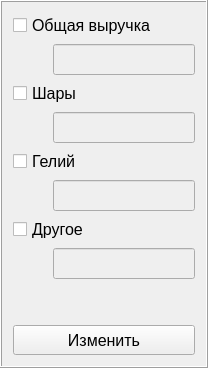
              <widget class="QFrame" name="frame_3">
               <property name="minimumSize">
                <size>
                 <width>191</width>
                 <height>311</height>
                </size>
               </property>
               <property name="frameShape">
                <enum>QFrame::Box</enum>
               </property>
               <property name="frameShadow">
                <enum>QFrame::Raised</enum>
               </property>
               <layout class="QVBoxLayout" name="verticalLayout_15">
                <item>
                 <widget class="QCheckBox" name="checkBox_2">
                  <property name="font">
                   <font>
                    <pointsize>12</pointsize>
                   </font>
                  </property>
                  <property name="text">
                   <string>Общая выручка</string>
                  </property>
                 </widget>
                </item>
                <item>
                 <layout class="QHBoxLayout" name="horizontalLayout_24">
                  <item>
                   <spacer name="horizontalSpacer_19">
                    <property name="orientation">
                     <enum>Qt::Horizontal</enum>
                    </property>
                    <property name="sizeHint" stdset="0">
                     <size>
                      <width>40</width>
                      <height>20</height>
                     </size>
                    </property>
                   </spacer>
                  </item>
                  <item>
                   <widget class="QLineEdit" name="lineEdit_8">
                    <property name="enabled">
                     <bool>false</bool>
                    </property>
                    <property name="minimumSize">
                     <size>
                      <width>0</width>
                      <height>31</height>
                     </size>
                    </property>
                    <property name="font">
                     <font>
                      <pointsize>12</pointsize>
                     </font>
                    </property>
                    <property name="text">
                     <string/>
                    </property>
                    <property name="alignment">
                     <set>Qt::AlignCenter</set>
                    </property>
                   </widget>
                  </item>
                 </layout>
                </item>
                <item>
                 <widget class="QCheckBox" name="checkBox_3">
                  <property name="font">
                   <font>
                    <pointsize>12</pointsize>
                   </font>
                  </property>
                  <property name="text">
                   <string>Шары</string>
                  </property>
                 </widget>
                </item>
                <item>
                 <layout class="QHBoxLayout" name="horizontalLayout_22">
                  <item>
                   <spacer name="horizontalSpacer_21">
                    <property name="orientation">
                     <enum>Qt::Horizontal</enum>
                    </property>
                    <property name="sizeHint" stdset="0">
                     <size>
                      <width>40</width>
                      <height>20</height>
                     </size>
                    </property>
                   </spacer>
                  </item>
                  <item>
                   <widget class="QLineEdit" name="lineEdit_9">
                    <property name="enabled">
                     <bool>false</bool>
                    </property>
                    <property name="minimumSize">
                     <size>
                      <width>0</width>
                      <height>31</height>
                     </size>
                    </property>
                    <property name="font">
                     <font>
                      <pointsize>12</pointsize>
                     </font>
                    </property>
                    <property name="text">
                     <string/>
                    </property>
                    <property name="alignment">
                     <set>Qt::AlignCenter</set>
                    </property>
                   </widget>
                  </item>
                 </layout>
                </item>
                <item>
                 <widget class="QCheckBox" name="checkBox_4">
                  <property name="font">
                   <font>
                    <pointsize>12</pointsize>
                   </font>
                  </property>
                  <property name="text">
                   <string>Гелий</string>
                  </property>
                 </widget>
                </item>
                <item>
                 <layout class="QHBoxLayout" name="horizontalLayout_21">
                  <item>
                   <spacer name="horizontalSpacer_22">
                    <property name="orientation">
                     <enum>Qt::Horizontal</enum>
                    </property>
                    <property name="sizeHint" stdset="0">
                     <size>
                      <width>40</width>
                      <height>20</height>
                     </size>
                    </property>
                   </spacer>
                  </item>
                  <item>
                   <widget class="QLineEdit" name="lineEdit_10">
                    <property name="enabled">
                     <bool>false</bool>
                    </property>
                    <property name="minimumSize">
                     <size>
                      <width>0</width>
                      <height>31</height>
                     </size>
                    </property>
                    <property name="font">
                     <font>
                      <pointsize>12</pointsize>
                     </font>
                    </property>
                    <property name="text">
                     <string/>
                    </property>
                    <property name="alignment">
                     <set>Qt::AlignCenter</set>
                    </property>
                   </widget>
                  </item>
                 </layout>
                </item>
                <item>
                 <widget class="QCheckBox" name="checkBox_5">
                  <property name="font">
                   <font>
                    <pointsize>12</pointsize>
                   </font>
                  </property>
                  <property name="text">
                   <string>Другое</string>
                  </property>
                 </widget>
                </item>
                <item>
                 <layout class="QHBoxLayout" name="horizontalLayout_20">
                  <item>
                   <spacer name="horizontalSpacer_23">
                    <property name="orientation">
                     <enum>Qt::Horizontal</enum>
                    </property>
                    <property name="sizeHint" stdset="0">
                     <size>
                      <width>40</width>
                      <height>20</height>
                     </size>
                    </property>
                   </spacer>
                  </item>
                  <item>
                   <widget class="QLineEdit" name="lineEdit_11">
                    <property name="enabled">
                     <bool>false</bool>
                    </property>
                    <property name="minimumSize">
                     <size>
                      <width>0</width>
                      <height>31</height>
                     </size>
                    </property>
                    <property name="font">
                     <font>
                      <pointsize>12</pointsize>
                     </font>
                    </property>
                    <property name="text">
                     <string/>
                    </property>
                    <property name="alignment">
                     <set>Qt::AlignCenter</set>
                    </property>
                   </widget>
                  </item>
                 </layout>
                </item>
                <item>
                 <spacer name="verticalSpacer_7">
                  <property name="orientation">
                   <enum>Qt::Vertical</enum>
                  </property>
                  <property name="sizeHint" stdset="0">
                   <size>
                    <width>20</width>
                    <height>40</height>
                   </size>
                  </property>
                 </spacer>
                </item>
                <item>
                 <widget class="QPushButton" name="pushButton_7">
                  <property name="minimumSize">
                   <size>
                    <width>0</width>
                    <height>30</height>
                   </size>
                  </property>
                  <property name="font">
                   <font>
                    <pointsize>12</pointsize>
                   </font>
                  </property>
                  <property name="text">
                   <string>Изменить</string>
                  </property>
                  <property name="icon">
                   <iconset resource="icons.qrc">
                    <normaloff>:/new/prefix1/icons/Circle-icons-compose.svg.png</normaloff>:/new/prefix1/icons/Circle-icons-compose.svg.png</iconset>
                  </property>
                  <property name="iconSize">
                   <size>
                    <width>28</width>
                    <height>28</height>
                   </size>
                  </property>
                 </widget>
                </item>
               </layout>
              </widget>
